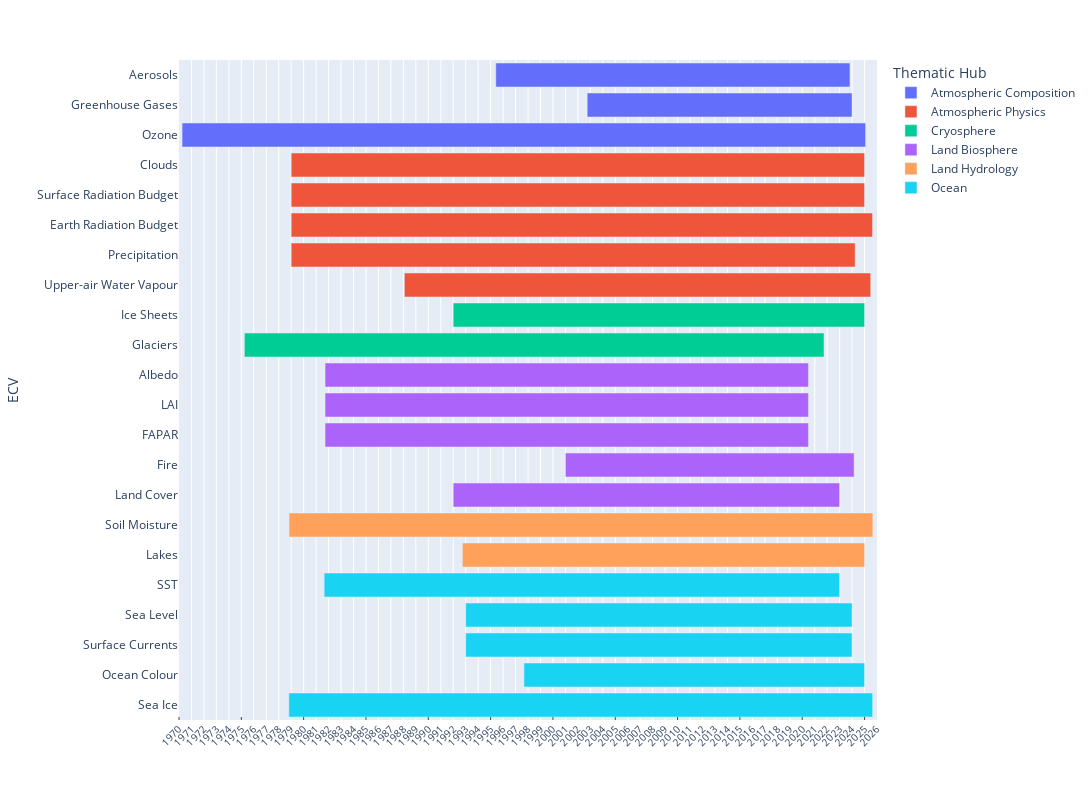

Notebook code cell kept with this figure:
### Markdown cell above
### BUILD PANDAS DATAFRAME FOR TIME COVERAGE BY ECV

### Code cell
datesbeg = {}
datesend = {}
ecv_dic = {}
for k,ecv in enumerate(conf['ECV']):
    print(ecv)
    entries = conf['ECV'][ecv]['entry']
    print(entries)
    datemin_list = []
    datemax_list = []
    if ecv in ['Earth Radiation Budget']: 
        datemin,datemax = extract_dates_from_TSI()
        datemin_list.append(datemin)
        datemax_list.append(datemax)
    for entry in entries:
        jfilepath=f'{cds_form_dir}{entry}/constraints.json'
        print(entry)
        print(jfilepath)
        if entry == 'satellite-ice-sheet-elevation-change':
            datemin,datemax = extract_dates_icesheets(datasets_dir,entry,'AIS')
            datemin_list.append(datemin)
            datemax_list.append(datemax)
            datemin,datemax = extract_dates_icesheets(datasets_dir,entry,'GrIS')
            datemin_list.append(datemin)
            datemax_list.append(datemax)
        elif entry == 'satellite-ice-sheet-mass-balance':
            datemin,datemax = extract_dates_massbalance(datasets_dir)
            datemin_list.append(datemin)
            datemax_list.append(datemax)
        elif entry == 'derived-gridded-glacier-mass-change':
            jfile = f'{cds_form_dir}{entry}/constraints.json'
            datemin,datemax = extract_dates_derived_glaciers(jfile)
            datemin_list.append(datemin)
            datemax_list.append(datemax)
        elif entry == 'satellite-greenland-ice-sheet-velocity':
            datemin,datemax = extract_dates_icesheet_velocity(datasets_dir,entry,'AIS')
            datemin_list.append(datemin)
            datemax_list.append(datemax)
            datemin,datemax = extract_dates_icesheet_velocity(datasets_dir,entry,'GrIS')
            datemin_list.append(datemin)
            datemax_list.append(datemax)
        elif entry == 'insitu-glaciers-extent':    
            datemin= pd.Timestamp('1990-01-01') # http://www.glims.org/rgi_user_guide/06_dataset_summary.html
            datemax= pd.Timestamp('2010-12-31')
            datemin_list.append(datemin)
            datemax_list.append(datemax)
        elif entry =='satellite-total-column-water-vapour-ocean':
            # temporal aggregation is messed up. does not have the same meaning as other datasets
            # monthly should be yearly
            # 6-hourly should be monthly
            # need to write a special function that accounts for this
            datemin,datemax = extract_dates_wv(jfilepath)
            datemin_list.append(datemin)
            datemax_list.append(datemax)
        elif entry == 'satellite-lake-water-level':
            datemin,datemax = extract_dates_lake_levels(datasets_dir)
            datemin_list.append(datemin)
            datemax_list.append(datemax)
        # elif jfilepath == '/Users/cxjo/Documents/cds-forms-c3s/satellite-land-cover/constraints.json':
        #     datemin_list.append(pd.Timestamp('1992-01-01'))
        #     datemax_list.append(pd.Timestamp('2022-12-31'))
        else:
            # print(jfilepath)
            datemin,datemax = calc_dateminmax_from_cds_form(jfilepath,ecv)
            # print(ecv,datemin_list,datemax_list)
            datemin_list.append(datemin)
            datemax_list.append(datemax)
            # print(ecv,datemin_list,datemax_list)

    # now get the max and min per ECV, accounting for all products
    datemin_list = np.array(datemin_list)
    datemax_list = np.array(datemax_list)
    # datesbeg[ecv] = np.min(datemin_list)
    # datesend[ecv] = np.max(datemax_list)
    ecv_dic[k] = {
        'ECV'     : ecv,
        'DateBeg' : np.min(datemin_list),
        'DateEnd' : np.max(datemax_list),
        'Thematic Hub' : conf['ECV'][ecv]['Thematic_hub']
    }


# ecv_pd = pd.DataFrame([conf['ECV'].keys(),datesbeg,datesend],index=['DateBeg','DateEnd']).T
ecv_pd = pd.DataFrame.from_dict(ecv_dic,orient='index').sort_values(['Thematic Hub'])
ecv_pd['DateBeg'] = ecv_pd['DateBeg'].dt.ceil(freq='s')  
ecv_pd['DateEnd'] = ecv_pd['DateEnd'].dt.ceil(freq='s')  
ecv_pd['DateEnd'] = ecv_pd['DateEnd'].apply(lambda dt: dt.strftime("%Y-%m-%d"))
ecv_pd['DateBeg'] = ecv_pd['DateBeg'].apply(lambda dt: dt.strftime("%Y-%m-%d"))

print(ecv_pd.to_markdown())
ecv_pd.to_excel('ECV_time_coverage_perECV.xlsx')
# fig = px.timeline(ecv_pd, x_start="DateBeg", x_end="DateEnd", y='Product',color='Lot')

ecv_pd = ecv_pd.reindex([0,2,14,3,21,4,15,8,6,7,1,9,10,5,12,19,11,18,17,20,13,16])

fig = px.timeline(ecv_pd, x_start="DateBeg", x_end="DateEnd",y='ECV',color='Thematic Hub')

# fig = px.timeline(datasets_df, x_start="startdate", x_end="enddate", y='ECV')
fig.update_yaxes(autorange="reversed")
fig.update_layout(
    autosize=False,
    width=1200,
    height=800,
)
# fig.update_layout(
#     xaxis = dict(
#         dtick = 'Y1',
#         tickformat="%Y",
#     )
# )

xlab = np.arange(1970,thisyear+1).astype('int')
xlabtxt = [f'{i}' for i in xlab]


fig.update_xaxes(minor=dict(ticks="inside", showgrid=True))
fig.update_layout(
    xaxis = dict(
        tickmode = 'array',
        tickvals = xlab,
        ticktext = xlabtxt
    )
)
fig.update_xaxes(tickangle=-45)
fig.update_layout(
    xaxis = dict(
        tickfont = dict(
            size=10),
        )
    )
fig.update_xaxes(range = ['1970-01-01',f'{thisyear-1}-12-31'])
# print(fig)
today_date = pd.Timestamp.today().strftime('%Y%m%d') 
print(today_date)
fig.write_image(f'temporal_coverage_by_ECV_{today_date}.pdf')
fig.write_image(f'temporal_coverage_by_ECV_{today_date}.png')
fig.show()

### Figure 1 — Plotly figure (JSON) as saved in the notebook; plotly's stock layout.template omitted (floating-point values rounded to 4 significant figures)
{"data": [{"alignmentgroup": "True", "base": ["1995-06-01", "2002-10-01", "1970-04-01"], "hovertemplate": "Thematic Hub=Atmospheric Composition<br>DateBeg=%{base}<br>DateEnd=%{x}<br>ECV=%{y}<extra></extra>", "legendgroup": "Atmospheric Composition", "marker": {"color": "#636efa", "pattern": {"shape": ""}}, "name": "Atmospheric Composition", "offsetgroup": "Atmospheric Composition", "orientation": "h", "showlegend": true, "textposition": "auto", "type": "bar", "x": [896745600000, 670550400000, 1730505600000], "xaxis": "x", "y": ["Aerosols", "Greenhouse Gases", "Ozone"], "yaxis": "y"}, {"alignmentgroup": "True", "base": ["1979-01-01", "1979-01-01", "1979-01-01", "1979-01-01", "1988-01-31"], "hovertemplate": "Thematic Hub=Atmospheric Physics<br>DateBeg=%{base}<br>DateEnd=%{x}<br>ECV=%{y}<extra></extra>", "legendgroup": "Atmospheric Physics", "marker": {"color": "#EF553B", "pattern": {"shape": ""}}, "name": "Atmospheric Physics", "offsetgroup": "Atmospheric Physics", "orientation": "h", "showlegend": true, "textposition": "auto", "type": "bar", "x": [1451606400000, 1451606400000, 1471824000000, 1427846400000, 1180656000000], "xaxis": "x", "y": ["Clouds", "Surface Radiation Budget", "Earth Radiation Budget", "Precipitation", "Upper-air Water Vapour"], "yaxis": "y"}, {"alignmentgroup": "True", "base": ["1992-01-01", "1975-04-01"], "hovertemplate": "Thematic Hub=Cryosphere<br>DateBeg=%{base}<br>DateEnd=%{x}<br>ECV=%{y}<extra></extra>", "legendgroup": "Cryosphere", "marker": {"color": "#00cc96", "pattern": {"shape": ""}}, "name": "Cryosphere", "offsetgroup": "Cryosphere", "orientation": "h", "showlegend": true, "textposition": "auto", "type": "bar", "x": [1041465600000, 1467417600000], "xaxis": "x", "y": ["Ice Sheets", "Glaciers"], "yaxis": "y"}, {"alignmentgroup": "True", "base": ["1981-09-20", "1981-09-20", "1981-09-20", "2001-01-01", "1992-01-01"], "hovertemplate": "Thematic Hub=Land Biosphere<br>DateBeg=%{base}<br>DateEnd=%{x}<br>ECV=%{y}<extra></extra>", "legendgroup": "Land Biosphere", "marker": {"color": "#ab63fa", "pattern": {"shape": ""}}, "name": "Land Biosphere", "offsetgroup": "Land Biosphere", "orientation": "h", "showlegend": true, "textposition": "auto", "type": "bar", "x": [1223683200000, 1223683200000, 1223683200000, 730857600000, 978220800000], "xaxis": "x", "y": ["Albedo", "LAI", "FAPAR", "Fire", "Land Cover"], "yaxis": "y"}, {"alignmentgroup": "True", "base": ["1978-11-01", "1992-09-26"], "hovertemplate": "Thematic Hub=Land Hydrology<br>DateBeg=%{base}<br>DateEnd=%{x}<br>ECV=%{y}<extra></extra>", "legendgroup": "Land Hydrology", "marker": {"color": "#FFA15A", "pattern": {"shape": ""}}, "name": "Land Hydrology", "offsetgroup": "Land Hydrology", "orientation": "h", "showlegend": true, "textposition": "auto", "type": "bar", "x": [1477872000000, 1018137600000], "xaxis": "x", "y": ["Soil Moisture", "Lakes"], "yaxis": "y"}, {"alignmentgroup": "True", "base": ["1981-08-24", "1993-01-01", "1993-01-01", "1997-09-04", "1978-10-25"], "hovertemplate": "Thematic Hub=Ocean<br>DateBeg=%{base}<br>DateEnd=%{x}<br>ECV=%{y}<extra></extra>", "legendgroup": "Ocean", "marker": {"color": "#19d3f3", "pattern": {"shape": ""}}, "name": "Ocean", "offsetgroup": "Ocean", "orientation": "h", "showlegend": true, "textposition": "auto", "type": "bar", "x": [1304985600000, 978134400000, 978134400000, 862272000000, 1477958400000], "xaxis": "x", "y": ["SST", "Sea Level", "Surface Currents", "Ocean Colour", "Sea Ice"], "yaxis": "y"}], "layout": {"autosize": false, "barmode": "overlay", "height": 800, "legend": {"title": {"text": "Thematic Hub"}, "tracegroupgap": 0}, "margin": {"t": 60}, "width": 1200, "xaxis": {"anchor": "y", "domain": [0, 1], "minor": {"showgrid": true, "ticks": "inside"}, "range": ["1970-01-01", "2025-12-31"], "tickangle": -45, "tickfont": {"size": 10}, "tickmode": "array", "ticktext": ["1970", "1971", "1972", "1973", "1974", "1975", "1976", "1977", "1978", "1979", "1980", "1981", "1982", "1983", "1984", "1985", "1986", "1987", "1988", "1989", "1990", "1991", "1992", "1993", "1994", "1995", "1996", "1997", "1998", "1999", "2000", "2001", "2002", "2003", "2004", "2005", "2006", "2007", "2008", "2009", "2010", "2011", "2012", "2013", "2014", "2015", "2016", "2017", "2018", "2019", "2020", "2021", "2022", "2023", "2024", "2025", "2026"], "tickvals": [1970, 1971, 1972, 1973, 1974, 1975, 1976, 1977, 1978, 1979, 1980, 1981, 1982, 1983, 1984, 1985, 1986, 1987, 1988, 1989, 1990, 1991, 1992, 1993, 1994, 1995, 1996, 1997, 1998, 1999, 2000, 2001, 2002, 2003, 2004, 2005, 2006, 2007, 2008, 2009, 2010, 2011, 2012, 2013, 2014, 2015, 2016, 2017, 2018, 2019, 2020, 2021, 2022, 2023, 2024, 2025, 2026], "type": "date"}, "yaxis": {"anchor": "x", "autorange": "reversed", "domain": [0, 1], "title": {"text": "ECV"}}}}
